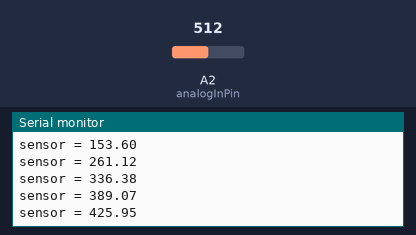
A sketch run on a simulated Arduino Uno, built with avr-gcc and run on an emulated ATmega328P. On the bench: the last lines printed to the serial monitor. Inputs (shaded band) come from the test bench; at power-on: A2 (analogInPin) = 512.

Above: at 1.2 s.
1.3 s: A2 (analogInPin) set to 716
At 2.1 s:
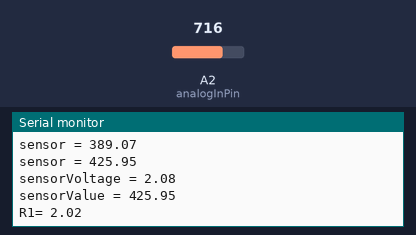
2.8 s: A2 (analogInPin) set to 900
At 4.0 s:
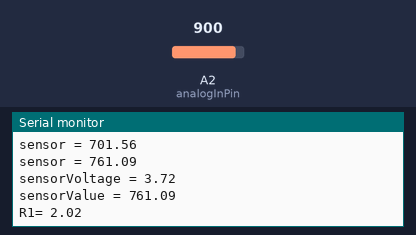

The sketch:

t2.ino
```cpp
float R1=2.02,R2=972000;

const int analogInPin=A2;
 double ResisterValue = 106.67*1000; //量測可變電阻的最大值 (R1+R2)
// the loop routine runs over and over again forever:

    int  Vin = 5;
    float sensorValue = 0;
    float sensorVoltage;
    float r1,r2;


/* for (int i=0;i<20;i++) {
        for (int k=0;k<5;k++)  {

   sensorValue = 0.7* sensorValue + 0.3* analogRead(analogInPin);}*/


/*sensorVoltage = sensorValue * 5 / 1024;
R1= sensorVoltage*ResisterValue/Vin;*/


//Calculate R1 by sensorVoltage = Vin * R1 / (R1+R2)
//Output sensorValue, sensorVoltage, and R1 to serial
//Sleep 0.5 seconds


void setup() {
  // initialize the digital pin as an output.
  Serial.begin(9600);

}


// the loop routine runs over and over again forever:
void loop() {
  for (int i=0;i<5;i++)
      {
       sensorValue = 0.7* sensorValue + 0.3* analogRead(analogInPin);
  sensorVoltage = sensorValue * 5 / 1024 ;
  //Output sensorVoltage to serial
   Serial.print("sensor = ");
   Serial.println(sensorValue);
   delay(250);
      }
      Serial.print("sensorVoltage = " );
        Serial.println(sensorVoltage);
        Serial.print("sensorValue = " );
        Serial.println(sensorValue);
        Serial.print("R1= " );
        Serial.println(R1);
        delay(1000);
    }
```

Measured:
- after the input at 2.8 s, the serial monitor: prints a new line after 0.21 s (image 2)
